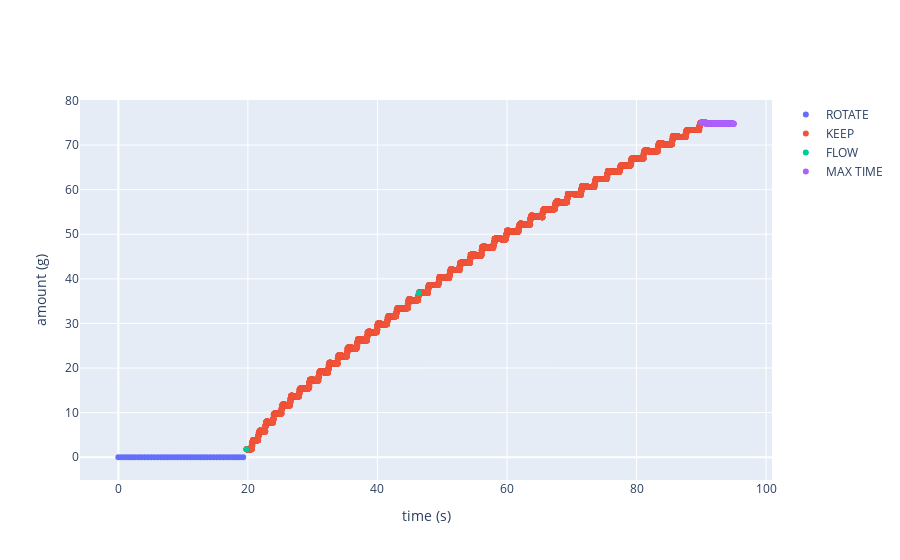
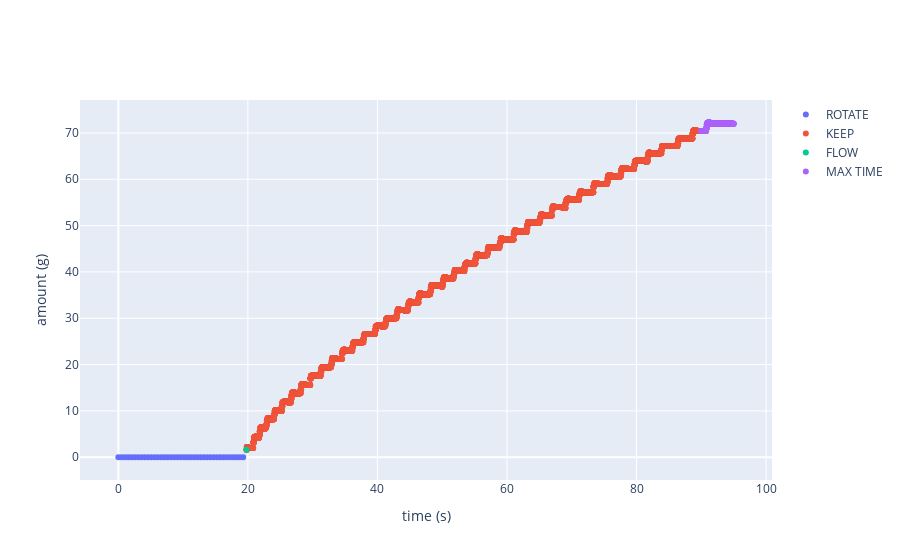

Write notebook code for charts like these, in order.
### Markdown cell above
## Tip, 14mm

### Code cell
log_dfs = [pd.read_csv(log_csv_path) for log_csv_path in  glob(base_logdirs('tip',0.007)[0]+'*/*/log.csv')]

plot(log_dfs[0], vis_angle=False)
plot(log_dfs[1], vis_angle=False)

### Figure 1 — Plotly figure (JSON) as saved in the notebook; plotly's stock layout.template omitted (floating-point values rounded to 4 significant figures; data arrays with more than 128 entries replaced by an {"elided": "..."} marker saying what was removed)
{"data": [{"mode": "markers", "name": "ROTATE", "type": "scatter", "x": [6.7e-05, 0.5052, 1.014, 1.521, 2.028, 2.534, 3.041, 3.547, 4.053, 4.558, 5.065, 5.571, 6.08, 6.588, 7.094, 7.601, 8.11, 8.617, 9.123, 9.629, 10.14, 10.64, 11.15, 11.66, 12.16, 12.67, 13.18, 13.69, 14.2, 14.7, 15.21, 15.72, 16.22, 16.73, 17.24, 17.75, 18.25, 18.76, 19.27], "y": [0, 0, 0, 0, 0, 0, 0, 0, 0, 0, 0, 0, 0, 0, 0, 0, 0, 0, 0, 0, 0, 0, 0, 0, 0, 0, 0, 0, 0, 0, 0, 0, 0, 0, 0, 0, 0, 0, 0]}, {"mode": "markers", "name": "KEEP", "type": "scatter", "x": {"elided": "7015 float values"}, "y": {"elided": "7015 float values"}}, {"mode": "markers", "name": "FLOW", "type": "scatter", "x": [19.78, 46.39], "y": [1.8, 36.8]}, {"mode": "markers", "name": "MAX TIME", "type": "scatter", "x": {"elided": "500 float values"}, "y": {"elided": "500 float values"}}, {"mode": "markers", "name": "MAX AMOUNT", "type": "scatter", "x": [], "y": []}, {"mode": "markers", "name": "MAX THETA", "type": "scatter", "x": [], "y": []}, {"mode": "markers", "name": "SHAKE", "type": "scatter", "x": [], "y": []}, {"mode": "markers", "name": "Exception", "type": "scatter", "x": [], "y": []}], "layout": {"xaxis": {"title": {"text": "time (s)"}}, "yaxis": {"title": {"text": "amount (g)"}}}}

### Figure 2 — Plotly figure (JSON) as saved in the notebook; plotly's stock layout.template omitted (floating-point values rounded to 4 significant figures; data arrays with more than 128 entries replaced by an {"elided": "..."} marker saying what was removed)
{"data": [{"mode": "markers", "name": "ROTATE", "type": "scatter", "x": [7.606e-05, 0.5053, 1.012, 1.521, 2.029, 2.537, 3.043, 3.55, 4.056, 4.564, 5.07, 5.579, 6.086, 6.593, 7.1, 7.608, 8.116, 8.625, 9.133, 9.641, 10.15, 10.65, 11.16, 11.66, 12.17, 12.68, 13.18, 13.69, 14.2, 14.71, 15.22, 15.72, 16.23, 16.74, 17.24, 17.75, 18.26, 18.76, 19.27], "y": [0, 0, 0, 0, 0, 0, 0, 0, 0, 0, 0, 0, 0, 0, 0, 0, 0, 0, 0, 0, 0, 0, 0, 0, 0, 0, 0, 0, 0, 0, 0, 0, 0, 0, 0, 0, 0, 0, 0]}, {"mode": "markers", "name": "KEEP", "type": "scatter", "x": {"elided": "7016 float values"}, "y": {"elided": "7016 float values"}}, {"mode": "markers", "name": "FLOW", "type": "scatter", "x": [19.78], "y": [1.6]}, {"mode": "markers", "name": "MAX TIME", "type": "scatter", "x": {"elided": "500 float values"}, "y": {"elided": "500 float values"}}, {"mode": "markers", "name": "MAX AMOUNT", "type": "scatter", "x": [], "y": []}, {"mode": "markers", "name": "MAX THETA", "type": "scatter", "x": [], "y": []}, {"mode": "markers", "name": "SHAKE", "type": "scatter", "x": [], "y": []}, {"mode": "markers", "name": "Exception", "type": "scatter", "x": [], "y": []}], "layout": {"xaxis": {"title": {"text": "time (s)"}}, "yaxis": {"title": {"text": "amount (g)"}}}}
